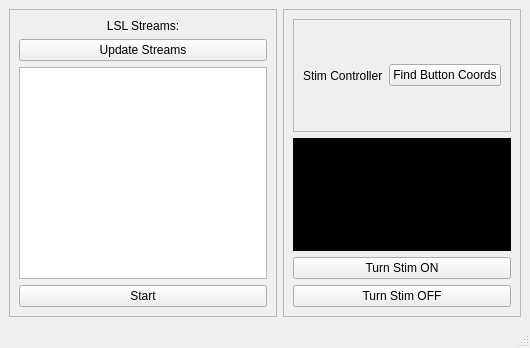
<?xml version="1.0" encoding="UTF-8"?>
<ui version="4.0">
 <class>MainWindow</class>
 <widget class="QMainWindow" name="MainWindow">
  <property name="geometry">
   <rect>
    <x>0</x>
    <y>0</y>
    <width>530</width>
    <height>348</height>
   </rect>
  </property>
  <property name="windowTitle">
   <string>MainWindow</string>
  </property>
  <widget class="QWidget" name="centralwidget">
   <layout class="QHBoxLayout" name="horizontalLayout_2">
    <item>
     <widget class="QFrame" name="frame">
      <property name="frameShape">
       <enum>QFrame::StyledPanel</enum>
      </property>
      <property name="frameShadow">
       <enum>QFrame::Raised</enum>
      </property>
      <layout class="QVBoxLayout" name="verticalLayout">
       <item>
        <widget class="QLabel" name="label">
         <property name="text">
          <string>LSL Streams:</string>
         </property>
         <property name="alignment">
          <set>Qt::AlignCenter</set>
         </property>
        </widget>
       </item>
       <item>
        <widget class="QPushButton" name="UpdateStreamsBtn">
         <property name="text">
          <string>Update Streams</string>
         </property>
        </widget>
       </item>
       <item>
        <widget class="QListWidget" name="StreamList"/>
       </item>
       <item>
        <widget class="QPushButton" name="StartBtn">
         <property name="text">
          <string>Start</string>
         </property>
        </widget>
       </item>
      </layout>
     </widget>
    </item>
    <item>
     <widget class="QFrame" name="frame_2">
      <property name="frameShape">
       <enum>QFrame::StyledPanel</enum>
      </property>
      <property name="frameShadow">
       <enum>QFrame::Raised</enum>
      </property>
      <layout class="QVBoxLayout" name="verticalLayout_2">
       <item>
        <widget class="QFrame" name="frame_3">
         <property name="frameShape">
          <enum>QFrame::StyledPanel</enum>
         </property>
         <property name="frameShadow">
          <enum>QFrame::Raised</enum>
         </property>
         <layout class="QHBoxLayout" name="horizontalLayout">
          <item>
           <widget class="QLabel" name="label_2">
            <property name="text">
             <string>Stim Controller</string>
            </property>
           </widget>
          </item>
          <item>
           <widget class="QPushButton" name="UpdateCoordsBtn">
            <property name="text">
             <string>Find Button Coords</string>
            </property>
           </widget>
          </item>
         </layout>
        </widget>
       </item>
       <item>
        <widget class="QFrame" name="frame_4">
         <property name="autoFillBackground">
          <bool>false</bool>
         </property>
         <property name="styleSheet">
          <string notr="true">background-color: rgb(0, 0, 0)</string>
         </property>
         <property name="frameShape">
          <enum>QFrame::StyledPanel</enum>
         </property>
         <property name="frameShadow">
          <enum>QFrame::Raised</enum>
         </property>
        </widget>
       </item>
       <item>
        <widget class="QPushButton" name="TurnStimONBtn">
         <property name="text">
          <string>Turn Stim ON</string>
         </property>
        </widget>
       </item>
       <item>
        <widget class="QPushButton" name="TurnStimOFFBtn">
         <property name="text">
          <string>Turn Stim OFF</string>
         </property>
        </widget>
       </item>
      </layout>
     </widget>
    </item>
   </layout>
  </widget>
  <widget class="QMenuBar" name="menubar">
   <property name="geometry">
    <rect>
     <x>0</x>
     <y>0</y>
     <width>530</width>
     <height>21</height>
    </rect>
   </property>
  </widget>
  <widget class="QStatusBar" name="statusbar"/>
 </widget>
 <resources/>
 <connections/>
</ui>
